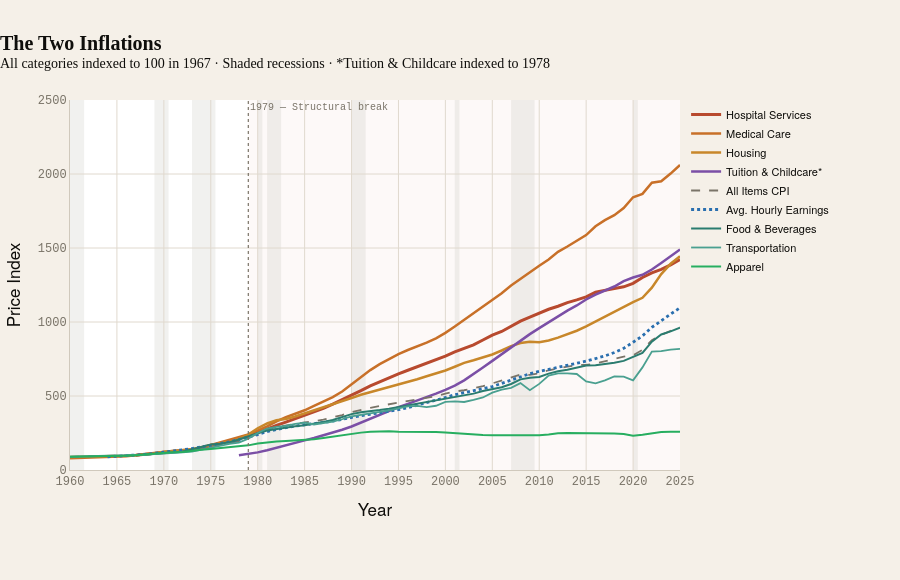

Notebook code cell kept with this figure:
### Markdown cell above
---
## Visualization 1 — "The Two Inflations"
**Static multi-line chart**

The hero chart of the entire project. All CPI categories indexed to 100 at 1967.
Red lines = costs that rose faster than wages (the family-formation squeeze).
Green lines = costs that fell (consumer goods).
The thick dark line = average hourly earnings — the worker's yardstick.

> **The "aha"**: A general audience can see in a single image that family-formation
> costs and consumer-electronics costs went in opposite directions — two entirely
> different economies stacked on the same paycheck.

### Code cell
# ── Series config: (label, color, dash, width, annotation_side) ────────────
SERIES = [
    # Rising costs — red/orange/purple
    ('hospital_services', 'Hospital Services',       C.red,        'solid',  3.0, 'right'),
    ('medical_care',      'Medical Care',             C.orange,     'solid',  2.5, 'right'),
    ('shelter',           'Housing',        C.gold,       'solid',  2.5, 'right'),
    ('tuition_childcare', 'Tuition & Childcare*',    C.purple,     'solid',  2.5, 'right'),
    # Neutral reference
    ('all_items_cpi',     'All Items CPI',            C.gray,       'dash',   1.8, 'right'),
    ('avg_hourly_earnings','Avg. Hourly Earnings',    C.blue,       'dot',    2.8, 'right'),
    # Falling costs — green
    ('food_beverages',    'Food & Beverages',         C.green,      'solid',  2.0, 'right'),
    ('transportation',    'Transportation',           C.green_light,'solid',  1.8, 'right'),
    ('apparel',           'Apparel',                  '#27ae60',    'solid',  2.0, 'right'),
]

fig = go.Figure()

# ── Shaded region: "family-formation basket" vs "discretionary basket" ──────
# Subtle shading to emphasize the divergence zone post-1979
years_shade = list(range(1979, 2026))
fig.add_vrect(
    x0=1979, x1=2025,
    fillcolor='rgba(184,74,46,0.03)',
    line_width=0,
    layer='below',
)

# ── Add each series ──────────────────────────────────────────
for key, label, color, dash, width, _ in SERIES:
    s = idx[key].dropna()

    # For tuition: note it starts 1978, so add a marker at first point
    first_year = int(s.index.min())

    fig.add_trace(go.Scatter(
        x=s.index.tolist(),
        y=s.values.tolist(),
        name=label,
        mode='lines',
        line=dict(color=color, width=width, dash=dash),
        hovertemplate=(
            f'<b>{label}</b><br>'
            'Year: %{x}<br>'
            'Index: %{y:.1f}<br>'
            '<extra></extra>'
        ),
    ))

# ── Vertical annotation: 1979 structural break ───────────────
fig.add_vline(
    x=1979,
    line_dash='dot',
    line_color=C.muted,
    line_width=1.2,
    annotation_text='1979 — Structural break',
    annotation_position='top right',
    annotation_font=dict(size=10, color=C.muted, family=THEME['font_mono']),
)

# ── Add recession bands (subtle gray) ───────────────────────
add_recession_bands(fig)

# ── Layout ───────────────────────────────────────────────────
apply_theme(fig)

fig.update_layout(
    title=dict(
        text='<b>The Two Inflations</b><br>'
             '<sup>All categories indexed to 100 in 1967 · '
             'Shaded recessions · *Tuition & Childcare indexed to 1978</sup>',
        font=dict(size=THEME['font_size']['lg'], family=THEME['font']),
    ),
    xaxis=dict(
        title='Year',
        range=[1960, 2025],
        tickmode='linear', dtick=5,
        showgrid=True,
    ),
    yaxis=dict(
        title='Price Index',
        range=[0, 2500],
        showgrid=True,
    ),
    legend=dict(
        orientation='v',
        x=1.01, y=1,
        xanchor='left',
        font=dict(size=11),
    ),
    height=580,
    margin=dict(t=100, b=110, l=70, r=220),
)

fig.show()

# ── Print the key numbers for annotation ────────────────────
print("\n── Key index values in 2024/2025 (latest available) ──")
for key, label, *_ in SERIES:
    s = idx[key].dropna()
    last_yr = int(s.index.max())
    last_val = float(s.iloc[-1])
    base_note = '(1967=100)' if key != 'tuition_childcare' else '(1978=100)'
    print(f"  {label:30s}: {last_val:7.1f} in {last_yr}  {base_note}")

### Figure 1 — Plotly figure (JSON) as saved in the notebook; plotly's stock layout.template omitted (floating-point values rounded to 4 significant figures)
{"data": [{"hovertemplate": "<b>Hospital Services</b><br>Year: %{x}<br>Index: %{y:.1f}<br><extra></extra>", "line": {"color": "#B84A2E", "dash": "solid", "width": 3}, "mode": "lines", "name": "Hospital Services", "type": "scatter", "x": [1967, 1968, 1969, 1970, 1971, 1972, 1973, 1974, 1975, 1976, 1977, 1978, 1979, 1980, 1981, 1982, 1983, 1984, 1985, 1986, 1987, 1988, 1989, 1990, 1991, 1992, 1993, 1994, 1995, 1996, 1997, 1998, 1999, 2000, 2001, 2002, 2003, 2004, 2005, 2006, 2007, 2008, 2009, 2010, 2011, 2012, 2013, 2014, 2015, 2016, 2017, 2018, 2019, 2020, 2021, 2022, 2023, 2024, 2025], "y": [100, 105.2, 112.3, 119.7, 127.5, 132.1, 136.4, 148.2, 164.5, 179.4, 194.0, 208.8, 226.9, 252.0, 277.9, 301.5, 323.1, 346.1, 367.4, 390.9, 416.9, 444.9, 473.6, 505.0, 536.2, 568.7, 597.4, 623.0, 650.2, 674.0, 697.0, 719.0, 741.6, 769.0, 797.5, 821.4, 845.0, 878.3, 911.4, 936.1, 973.2, 1006.0, 1033.0, 1062.0, 1086.0, 1106.0, 1131.0, 1149.0, 1170.0, 1202.0, 1214.0, 1224.0, 1238.0, 1261.0, 1300.0, 1332.0, 1356.0, 1386.0, 1422.0]}, {"hovertemplate": "<b>Medical Care</b><br>Year: %{x}<br>Index: %{y:.1f}<br><extra></extra>", "line": {"color": "#C87028", "dash": "solid", "width": 2.5}, "mode": "lines", "name": "Medical Care", "type": "scatter", "x": [1960, 1961, 1962, 1963, 1964, 1965, 1966, 1967, 1968, 1969, 1970, 1971, 1972, 1973, 1974, 1975, 1976, 1977, 1978, 1979, 1980, 1981, 1982, 1983, 1984, 1985, 1986, 1987, 1988, 1989, 1990, 1991, 1992, 1993, 1994, 1995, 1996, 1997, 1998, 1999, 2000, 2001, 2002, 2003, 2004, 2005, 2006, 2007, 2008, 2009, 2010, 2011, 2012, 2013, 2014, 2015, 2016, 2017, 2018, 2019, 2020, 2021, 2022, 2023, 2024, 2025], "y": [79.07, 81.38, 83.57, 85.55, 87.36, 89.46, 93.43, 100, 106.1, 113.4, 120.6, 128.4, 132.6, 137.7, 150.5, 168.7, 184.7, 202.4, 219.4, 239.7, 265.9, 294.6, 329.0, 357.6, 380.0, 403.6, 434.0, 462.4, 492.4, 530.2, 578.4, 628.8, 675.2, 715.5, 749.6, 783.1, 810.9, 833.4, 860.1, 890.1, 926.3, 969.0, 1015.0, 1055.0, 1102.0, 1148.0, 1194.0, 1247.0, 1293.0, 1334.0, 1380.0, 1422.0, 1474.0, 1510.0, 1546.0, 1587.0, 1647.0, 1689.0, 1722.0, 1771.0, 1843.0, 1866.0, 1942.0, 1951.0, 2003.0, 2061.0]}, {"hovertemplate": "<b>Housing</b><br>Year: %{x}<br>Index: %{y:.1f}<br><extra></extra>", "line": {"color": "#C8872A", "dash": "solid", "width": 2.5}, "mode": "lines", "name": "Housing", "type": "scatter", "x": [1960, 1961, 1962, 1963, 1964, 1965, 1966, 1967, 1968, 1969, 1970, 1971, 1972, 1973, 1974, 1975, 1976, 1977, 1978, 1979, 1980, 1981, 1982, 1983, 1984, 1985, 1986, 1987, 1988, 1989, 1990, 1991, 1992, 1993, 1994, 1995, 1996, 1997, 1998, 1999, 2000, 2001, 2002, 2003, 2004, 2005, 2006, 2007, 2008, 2009, 2010, 2011, 2012, 2013, 2014, 2015, 2016, 2017, 2018, 2019, 2020, 2021, 2022, 2023, 2024, 2025], "y": [87.77, 88.55, 89.48, 90.67, 92.15, 93.85, 96.72, 100, 104.8, 113.3, 123.6, 128.8, 134.5, 140.6, 154.4, 169.6, 179.0, 191.0, 210.3, 239.5, 281.6, 314.5, 336.8, 344.8, 361.5, 381.8, 402.7, 421.8, 442.0, 462.0, 486.9, 508.8, 525.9, 541.7, 558.4, 576.4, 594.9, 613.2, 633.4, 651.3, 672.5, 697.5, 723.8, 741.3, 761.2, 780.5, 807.4, 836.9, 857.9, 867.3, 864.0, 875.3, 894.2, 915.0, 940.9, 969.8, 1003.0, 1036.0, 1070.0, 1106.0, 1134.0, 1164.0, 1232.0, 1324.0, 1393.0, 1444.0]}, {"hovertemplate": "<b>Tuition & Childcare*</b><br>Year: %{x}<br>Index: %{y:.1f}<br><extra></extra>", "line": {"color": "#7B4FA6", "dash": "solid", "width": 2.5}, "mode": "lines", "name": "Tuition & Childcare*", "type": "scatter", "x": [1978, 1979, 1980, 1981, 1982, 1983, 1984, 1985, 1986, 1987, 1988, 1989, 1990, 1991, 1992, 1993, 1994, 1995, 1996, 1997, 1998, 1999, 2000, 2001, 2002, 2003, 2004, 2005, 2006, 2007, 2008, 2009, 2010, 2011, 2012, 2013, 2014, 2015, 2016, 2017, 2018, 2019, 2020, 2021, 2022, 2023, 2024, 2025], "y": [100, 108.2, 119.1, 133.7, 151.4, 166.7, 183.6, 200.2, 216.8, 234.1, 252.6, 272.1, 293.9, 320.1, 348.6, 376.8, 401.1, 424.5, 446.8, 468.9, 492.1, 515.8, 541.8, 570.5, 605.6, 646.7, 692.9, 737.3, 782.8, 826.3, 873.2, 918.1, 958.6, 998.8, 1039.0, 1077.0, 1112.0, 1152.0, 1184.0, 1212.0, 1240.0, 1276.0, 1301.0, 1319.0, 1355.0, 1399.0, 1444.0, 1489.0]}, {"hovertemplate": "<b>All Items CPI</b><br>Year: %{x}<br>Index: %{y:.1f}<br><extra></extra>", "line": {"color": "#7A7468", "dash": "dash", "width": 1.8}, "mode": "lines", "name": "All Items CPI", "type": "scatter", "x": [1960, 1961, 1962, 1963, 1964, 1965, 1966, 1967, 1968, 1969, 1970, 1971, 1972, 1973, 1974, 1975, 1976, 1977, 1978, 1979, 1980, 1981, 1982, 1983, 1984, 1985, 1986, 1987, 1988, 1989, 1990, 1991, 1992, 1993, 1994, 1995, 1996, 1997, 1998, 1999, 2000, 2001, 2002, 2003, 2004, 2005, 2006, 2007, 2008, 2009, 2010, 2011, 2012, 2013, 2014, 2015, 2016, 2017, 2018, 2019, 2020, 2021, 2022, 2023, 2024, 2025], "y": [88.64, 89.59, 90.65, 91.78, 93, 94.47, 97.29, 100, 104.2, 109.9, 116.4, 121.3, 125.3, 133.1, 147.8, 161.3, 170.6, 181.6, 195.5, 217.5, 246.8, 272.5, 289.2, 298.4, 311.4, 322.4, 328.7, 340.4, 354.4, 371.4, 391.5, 408.0, 420.4, 432.9, 444.1, 456.6, 470.0, 481.0, 488.4, 499.1, 515.9, 530.5, 538.9, 551.3, 566.0, 585.1, 603.9, 621.3, 645.0, 642.9, 653.4, 673.9, 687.9, 698.0, 709.3, 710.1, 719.1, 734.4, 752.4, 766, 775.6, 811.9, 876.8, 913.0, 939.9, 964.7]}, {"hovertemplate": "<b>Avg. Hourly Earnings</b><br>Year: %{x}<br>Index: %{y:.1f}<br><extra></extra>", "line": {"color": "#2A6FAF", "dash": "dot", "width": 2.8}, "mode": "lines", "name": "Avg. Hourly Earnings", "type": "scatter", "x": [1964, 1965, 1966, 1967, 1968, 1969, 1970, 1971, 1972, 1973, 1974, 1975, 1976, 1977, 1978, 1979, 1980, 1981, 1982, 1983, 1984, 1985, 1986, 1987, 1988, 1989, 1990, 1991, 1992, 1993, 1994, 1995, 1996, 1997, 1998, 1999, 2000, 2001, 2002, 2003, 2004, 2005, 2006, 2007, 2008, 2009, 2010, 2011, 2012, 2013, 2014, 2015, 2016, 2017, 2018, 2019, 2020, 2021, 2022, 2023, 2024, 2025], "y": [88.81, 91.96, 95.45, 100, 105.6, 112.6, 118.9, 126.9, 136.4, 144.8, 155.2, 165.7, 176.9, 190.2, 205.6, 221.7, 239.5, 259.8, 275.2, 286.7, 296.9, 305.2, 311.9, 319.6, 330.1, 342.7, 356.6, 367.5, 376.6, 386.4, 396.1, 407.3, 421.0, 437.1, 454.9, 471.7, 489.9, 508.4, 523.1, 537.1, 548.2, 563.6, 585.3, 608.7, 631.8, 650.7, 666.1, 679.7, 689.5, 703.9, 720.3, 735.3, 753.1, 770.6, 793.7, 822.0, 862.9, 905.9, 964.0, 1011.0, 1053.0, 1096.0]}, {"hovertemplate": "<b>Food & Beverages</b><br>Year: %{x}<br>Index: %{y:.1f}<br><extra></extra>", "line": {"color": "#2A7C6F", "dash": "solid", "width": 2}, "mode": "lines", "name": "Food & Beverages", "type": "scatter", "x": [1967, 1968, 1969, 1970, 1971, 1972, 1973, 1974, 1975, 1976, 1977, 1978, 1979, 1980, 1981, 1982, 1983, 1984, 1985, 1986, 1987, 1988, 1989, 1990, 1991, 1992, 1993, 1994, 1995, 1996, 1997, 1998, 1999, 2000, 2001, 2002, 2003, 2004, 2005, 2006, 2007, 2008, 2009, 2010, 2011, 2012, 2013, 2014, 2015, 2016, 2017, 2018, 2019, 2020, 2021, 2022, 2023, 2024, 2025], "y": [100, 103.5, 108.7, 114.7, 118.2, 123.1, 139.5, 158.6, 172.0, 177.4, 187.9, 206.3, 228.4, 247.9, 267.2, 278.1, 284.3, 295.0, 301.7, 311.7, 324.5, 337.7, 357.0, 377.4, 390.9, 396.3, 404.7, 414.0, 425.4, 439.2, 450.8, 460.4, 470.2, 481.1, 496.1, 505.1, 516.0, 533.4, 546.4, 559.2, 581, 612.2, 623.7, 628.7, 651.2, 667.7, 677.2, 692.9, 705.3, 707.8, 714.0, 724.0, 737.3, 761.9, 791.1, 866.9, 915.9, 936.4, 962.0]}, {"hovertemplate": "<b>Transportation</b><br>Year: %{x}<br>Index: %{y:.1f}<br><extra></extra>", "line": {"color": "#4AA090", "dash": "solid", "width": 1.8}, "mode": "lines", "name": "Transportation", "type": "scatter", "x": [1960, 1961, 1962, 1963, 1964, 1965, 1966, 1967, 1968, 1969, 1970, 1971, 1972, 1973, 1974, 1975, 1976, 1977, 1978, 1979, 1980, 1981, 1982, 1983, 1984, 1985, 1986, 1987, 1988, 1989, 1990, 1991, 1992, 1993, 1994, 1995, 1996, 1997, 1998, 1999, 2000, 2001, 2002, 2003, 2004, 2005, 2006, 2007, 2008, 2009, 2010, 2011, 2012, 2013, 2014, 2015, 2016, 2017, 2018, 2019, 2020, 2021, 2022, 2023, 2024, 2025], "y": [89.55, 90.58, 92.49, 92.96, 94.31, 95.87, 97.27, 100, 103.2, 107.1, 112.7, 118.6, 119.9, 123.7, 137.6, 150.6, 165.5, 177.2, 185.5, 211.9, 249.7, 280.0, 291.6, 298.4, 311.6, 319.8, 307.5, 316.8, 326.6, 342.9, 362.1, 372.3, 380.4, 392, 403.7, 418.2, 429.9, 433.7, 425.5, 434.1, 460.8, 463.5, 459.5, 473.9, 490.4, 522.9, 543.3, 555.2, 587.1, 539.3, 581.7, 638.1, 653.2, 653.4, 648.7, 598.1, 585.8, 605.9, 633.1, 631.4, 605.8, 693.3, 800.1, 802.6, 813.8, 818.3]}, {"hovertemplate": "<b>Apparel</b><br>Year: %{x}<br>Index: %{y:.1f}<br><extra></extra>", "line": {"color": "#27ae60", "dash": "solid", "width": 2}, "mode": "lines", "name": "Apparel", "type": "scatter", "x": [1960, 1961, 1962, 1963, 1964, 1965, 1966, 1967, 1968, 1969, 1970, 1971, 1972, 1973, 1974, 1975, 1976, 1977, 1978, 1979, 1980, 1981, 1982, 1983, 1984, 1985, 1986, 1987, 1988, 1989, 1990, 1991, 1992, 1993, 1994, 1995, 1996, 1997, 1998, 1999, 2000, 2001, 2002, 2003, 2004, 2005, 2006, 2007, 2008, 2009, 2010, 2011, 2012, 2013, 2014, 2015, 2016, 2017, 2018, 2019, 2020, 2021, 2022, 2023, 2024, 2025], "y": [89.69, 90.35, 90.86, 91.99, 92.76, 93.66, 96.19, 100, 105.4, 111.4, 116.0, 119.8, 122.2, 126.8, 136.2, 142.2, 147.5, 154.2, 159.5, 166.5, 178.3, 186.9, 191.7, 196.4, 200.1, 205.9, 207.8, 216.9, 226.3, 232.7, 243.4, 252.6, 258.8, 262.2, 261.8, 258.9, 258.4, 260.6, 260.9, 257.5, 254.2, 249.7, 243.2, 237.1, 236.3, 234.5, 234.3, 233.4, 233.3, 235.5, 234.4, 239.5, 247.7, 250, 250.2, 247.1, 247.3, 246.5, 246.5, 243.4, 231.7, 237.4, 249.3, 256.2, 257.9, 257.8]}], "layout": {"annotations": [{"font": {"color": "#7A7468", "family": "DM Mono, JetBrains Mono, Courier New, monospace", "size": 10}, "showarrow": false, "text": "1979 — Structural break", "x": 1979, "xanchor": "left", "xref": "x", "y": 1, "yanchor": "top", "yref": "y domain"}], "colorway": ["#2A6FAF", "#B84A2E", "#C8872A", "#2A7C6F", "#7B4FA6", "#C87028", "#7A7468"], "font": {"color": "#0F0E0B", "family": "DM Sans, Helvetica Neue, Arial, sans-serif", "size": 14}, "height": 580, "hoverlabel": {"bgcolor": "#FFFFFF", "bordercolor": "#D0C9BC", "font": {"color": "#0F0E0B", "family": "DM Sans, Helvetica Neue, Arial, sans-serif", "size": 12}}, "legend": {"bgcolor": "rgba(0,0,0,0)", "bordercolor": "rgba(0,0,0,0)", "font": {"color": "#0F0E0B", "family": "DM Sans, Helvetica Neue, Arial, sans-serif", "size": 11}, "orientation": "v", "x": 1.01, "xanchor": "left", "y": 1}, "margin": {"b": 110, "l": 70, "r": 220, "t": 100}, "paper_bgcolor": "#F5F0E8", "plot_bgcolor": "#FFFFFF", "shapes": [{"fillcolor": "rgba(184,74,46,0.03)", "layer": "below", "line": {"width": 0}, "type": "rect", "x0": 1979, "x1": 2025, "xref": "x", "y0": 0, "y1": 1, "yref": "y domain"}, {"line": {"color": "#7A7468", "dash": "dot", "width": 1.2}, "type": "line", "x0": 1979, "x1": 1979, "xref": "x", "y0": 0, "y1": 1, "yref": "y domain"}, {"fillcolor": "rgba(122,116,104,0.10)", "layer": "below", "line": {"width": 0}, "type": "rect", "x0": 1960, "x1": 1962.0, "xref": "x", "y0": 0, "y1": 1, "yref": "y domain"}, {"fillcolor": "rgba(122,116,104,0.10)", "layer": "below", "line": {"width": 0}, "type": "rect", "x0": 1969, "x1": 1970.0, "xref": "x", "y0": 0, "y1": 1, "yref": "y domain"}, {"fillcolor": "rgba(122,116,104,0.10)", "layer": "below", "line": {"width": 0}, "type": "rect", "x0": 1973, "x1": 1976.0, "xref": "x", "y0": 0, "y1": 1, "yref": "y domain"}, {"fillcolor": "rgba(122,116,104,0.10)", "layer": "below", "line": {"width": 0}, "type": "rect", "x0": 1980, "x1": 1980.0, "xref": "x", "y0": 0, "y1": 1, "yref": "y domain"}, {"fillcolor": "rgba(122,116,104,0.10)", "layer": "below", "line": {"width": 0}, "type": "rect", "x0": 1981, "x1": 1982.0, "xref": "x", "y0": 0, "y1": 1, "yref": "y domain"}, {"fillcolor": "rgba(122,116,104,0.10)", "layer": "below", "line": {"width": 0}, "type": "rect", "x0": 1990, "x1": 1992.0, "xref": "x", "y0": 0, "y1": 1, "yref": "y domain"}, {"fillcolor": "rgba(122,116,104,0.10)", "layer": "below", "line": {"width": 0}, "type": "rect", "x0": 2001, "x1": 2002.0, "xref": "x", "y0": 0, "y1": 1, "yref": "y domain"}, {"fillcolor": "rgba(122,116,104,0.10)", "layer": "below", "line": {"width": 0}, "type": "rect", "x0": 2007, "x1": 2010.0, "xref": "x", "y0": 0, "y1": 1, "yref": "y domain"}, {"fillcolor": "rgba(122,116,104,0.10)", "layer": "below", "line": {"width": 0}, "type": "rect", "x0": 2020, "x1": 2020.0, "xref": "x", "y0": 0, "y1": 1, "yref": "y domain"}], "title": {"font": {"color": "#0F0E0B", "family": "Playfair Display, Georgia, serif", "size": 20}, "pad": {"l": 0}, "text": "<b>The Two Inflations</b><br><sup>All categories indexed to 100 in 1967 · Shaded recessions · *Tuition & Childcare indexed to 1978</sup>", "x": 0, "xanchor": "left"}, "xaxis": {"dtick": 5, "gridcolor": "#E0D9CE", "linecolor": "#D0C9BC", "range": [1960, 2025], "showgrid": true, "tickcolor": "#D0C9BC", "tickfont": {"color": "#7A7468", "family": "DM Mono, JetBrains Mono, Courier New, monospace", "size": 12}, "tickmode": "linear", "title": {"text": "Year"}, "zerolinecolor": "#E0D9CE"}, "yaxis": {"gridcolor": "#E0D9CE", "linecolor": "#D0C9BC", "range": [0, 2500], "showgrid": true, "tickcolor": "#D0C9BC", "tickfont": {"color": "#7A7468", "family": "DM Mono, JetBrains Mono, Courier New, monospace", "size": 12}, "title": {"text": "Price Index"}, "zerolinecolor": "#E0D9CE"}}}
